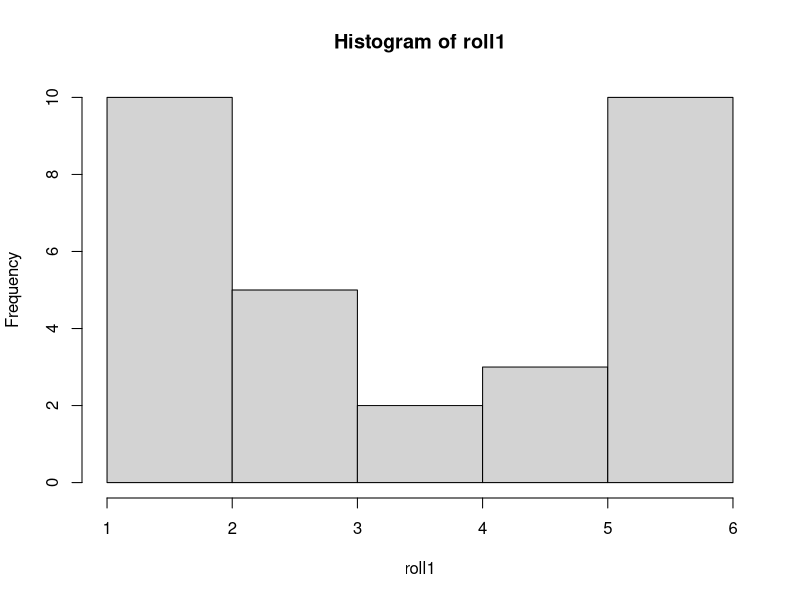
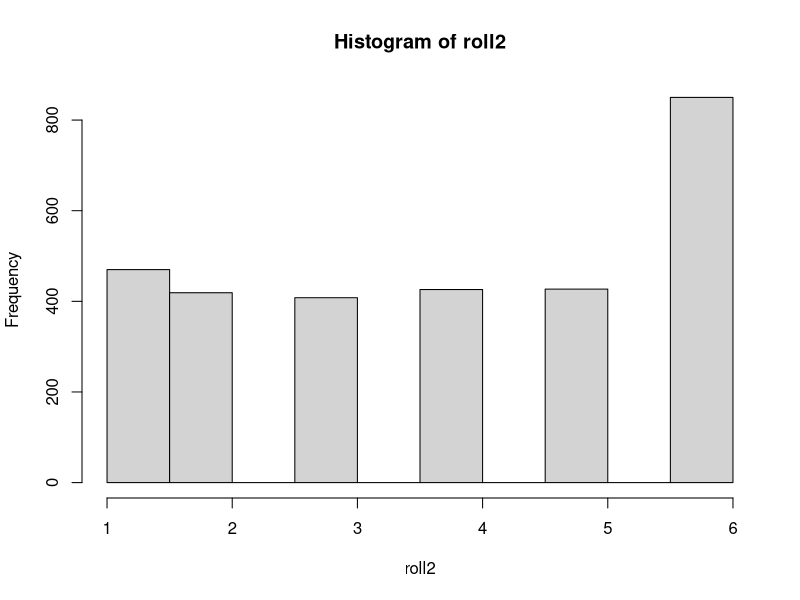
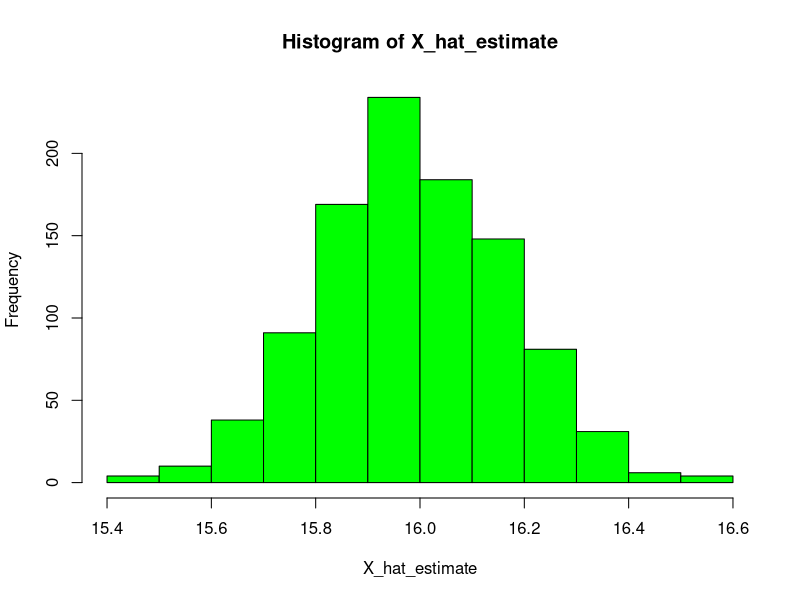

Write R code to recreate these figures, in order. (Note: this script raises an error after producing the figures.)
# Do not remove any of the comments. These are marked by #

# HW 6 - Due Wednesday Oct 31, 2018 in moodle and hardcopy in class.

# (1). Please upload R code and report to Moodle with filename: HW7_IS457_YourCourseID.
# (2). Turn in hard copy of your report in class.

# Please ensure that no identifying information (other than your class ID) is on your paper copy.

# Part 1: Unfair Dice Simulation 
## A die is not necessarily fair, in which case the probabilities for 6 sides are different.
## We will look at a way to simulate unfair dice rolls in R

##(1) Draw independently from a 6-side die with probability 2/7 for a six and 1/7 for others 30 times, 
## and save your result in a vector called roll1, make a histogram for the empirical density. (2 pt)

### Your code here
x1 = c(1:6)
p1 = c(1/7, 1/7, 1/7, 1/7, 1/7, 2/7)
roll1 = sample(x1, 30, replace = TRUE, p1)
help("hist")
hist(roll1)


##(2) Now, draw independently from a 6-side die with probability 2/7 for a six and 1/7 for others 3000 times, 
## and save your result in vector roll2, make a histogram for the empirical density. (2 pt)

### Your code here
roll2 = sample(x1, 3000, replace = TRUE, p1)
hist(roll2, freq = NULL)

##(3) What do you conclude from comparing these two plots? (2 pts)

### Your answer here
# With the repeating of experiment increasing, the distribution of empirical density tends to be
# as reasonable as caculated.


# Part 2: Monte Carlo Simulation 
## We will use the simulation techniques (Monte Carlo) introduced in class to generate confidence intervals for 
## our estimates of the distribution mean

##(1) As we will generate random numbers, to ensure reproducibility, please set the seed as 457.(1 pt)
## NOTE: make sure you run the seed command EVERY time you sample something

### Your code here
set.seed(457)    

##(2) For this simulation problem, we will sample data from the binomial distribution with parameters n and p. 

## First, we will estimate an individual experiment.

##(a) Generate 100 observations of test data from the binomial distribution, with 20 trials and 0.8 probability and name it test_sample. (1 pt)

### Your code here
test_sample = rbinom(100, 20, 0.8)

##(b) What is your estimate of the mean for the test data? call your estimate X_hat. What is the exact mean (use the formula to calculate mean 
## for a binomial dist)? are they close? what does this say about our random generation?(4 pts)

### Your code here
mean(test_sample)

## Your answer
# The estimate of the mean for the test data is 16. The exact mean is 16.24, and they are pretty close.
# This means the output of our random generation distribute well, generally consistent to what we expected.

##(c) What is the 95% confidence interval for X_hat? (2 pts)

### Your code here
t_mean = mean(test_sample)
t_sd = sd(test_sample)
t_len = length(test_sample)
conf_t = c(t_mean - (1.96 * t_sd)/sqrt(t_len), t_mean + (1.96 * t_sd)/sqrt(t_len))
conf_t

##(3) Now use simulation technique to estimate the distribution of X_hat and create confidence intervals for it.

##(a) Form a set of X_hat's by repeating B = 1000 times the individual experiment. (2 pts)
## HINT: You may want to create a matrix to save those values.

### Your code here
B = matrix(replicate(1000, rbinom(100, 20, 0.8)), ncol = 1000)


##(b) Get an estimate for the mean of the X_hat's for each experiment in (3)(a) and save it to a vector X_hat_estimate (length B vector).(1 pt)

### Your code here
X_hat_estimate = apply(B, 2, mean)

##(c) Now use X_hat_estimate to create a "sampling distribution" for X_hat, and create a histogram to show the
## distribution. Does the distribution look normal (what are the essential elements of normal dist)? how can you tell?
## if yes, what does it say about our random generation? (4 pts)

### Your code here
hist(X_hat_estimate, col = "green")

### Your answer here
# The distribution looks fairly normal because our sampling was random enough. The essential elements of normal 
# distribution contain mean and standard deviation. The mean of X_hat is around 15.9. This result means our random generation
# went well and made sense on simulated sampling.


##(d) Now as we have a simulated sampling distribution of X_hat, we could empirically calculate the standard error using the
## X_hat_estimate. What is your 95% confidence interval?(2 pts)
## Notice here the standard error is indeed the standard deviation

### Your code here
mean_X = mean(X_hat_estimate)
sd_X = sd(X_hat_estimate)
n_X = length(X_hat_estimate)
conf_X <- c(mean_X - (1.96 * sd_X) / sqrt(n_X), mean_X + (1.96 * sd_X) / sqrt(n_X))
conf_X

##(4) We made some decisions when we used the simulation above that we can now question. 
## Repeat the above creation of a confidence interval in (3) for a range of settings 
## (we had our sample size fixed at 100) 
## and a range of B values (we had B fixed at 1000). 
## Suppose the sample size varies (100, 200, 300, . . . . , 1000) and B varies (1000, 2000, . . . , 10000). 
## You will likely find it useful to write functions to carry out these calculations.
## Your final output should be upper and lower pairs for the confidence intervals produced using the bootstrap
## method for each value of sample size and B.

##(a) Generalize (3) into a function, and vary inputs of sample size and B as we did above. (5 pts)

### Your code here
Simlt_conf = function(smp_size, smp_B){
  input_X = matrix(replicate(smp_B, rbinom(smp_size, 20, 0.8)), byrow = TRUE, nrow = smp_size)
  input_estimate = apply(input_X, 2, mean)
  mean_input = mean(input_estimate)
  sd_input = sd(input_estimate)
  n_input = length(input_estimate)
  conf_int = c(mean_input - (sd_input * 1.96)/sqrt(n_input), mean_input + (sd_input * 1.96)/sqrt(n_input))
  return(conf_int)
}

input_limits = c()
for (sample_size in seq(100, 1000, 100)){
  for (sample_B in seq(1000, 10000, 1000)){
    input_limits = rbind(input_limits, c(sample_size, sample_B, Simlt_conf(sample_size, sample_B)))
  }
}


##(5) Use the function errbar() in Hmisc package.
## Plot your confidence interval limits to compare the effect of changing the sample size and 
## changing the number of simulation replications B (10 pts).
## What do you conclude? (4 pts)

### Your code here
require(Hmisc)
help("errbar")
ss_change = matrix(c(Simlt_conf(10, 1000), Simlt_conf(100, 1000), Simlt_conf(1000, 1000)), nrow = 3, byrow = T)
df_B1000 = data.frame(size = c("10", "100", "1000"),
                      lower = c(ss_change[1] ,ss_change[2], ss_change[3]), upper = c(ss_change[4] ,ss_change[5], ss_change[6]))
p1 = ggplot(df_B1000, aes(size)) +
  geom_errorbar(aes(x = size, ymin = lower, ymax = upper), width = .2) +
  xlab("sample size") + ylab("CI limits") +
  ggtitle("CI limits using different sample size with replicate times = 1000")
p1

rb_change = matrix(c(Simlt_conf(100, 100), Simlt_conf(100, 1000), Simlt_conf(100, 10000)), nrow = 3, byrow = T)
df_S100 = data.frame(replicate = c("100", "1000", "10000"),
                      lower = c(rb_change[1], rb_change[2], rb_change[3]), upper = c(rb_change[4], rb_change[5], rb_change[6]))
p2 <- ggplot(df_S100, aes(replicate)) +
  geom_errorbar(aes(x = replicate, ymin = lower, ymax = upper), width = .2) +
  xlab("replicate times") + ylab("CI limits") +
  ggtitle("CI limits using different replicate times with sample size = 100")
p2

### Your answer here
# In conclusion, with the sample size or simulation replication increasing, the CI limits tend to 
# getting close to the mean value as well as the CI range getting shorter.
